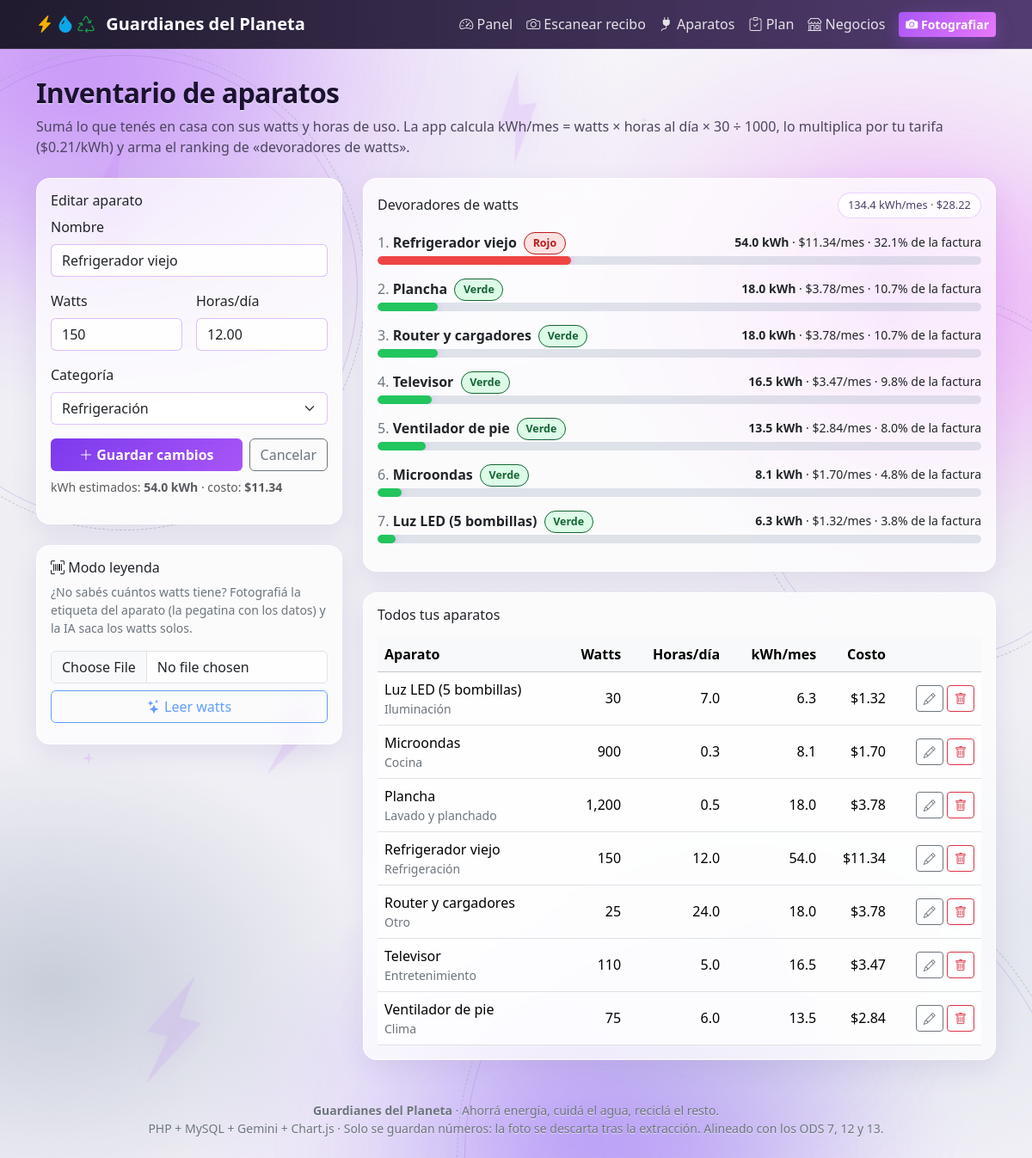
Screenshot of /aparatos.php?editar=1 with the database file from the repository.
### tables this page shows
CREATE TABLE hogares (
    id         INT UNSIGNED AUTO_INCREMENT PRIMARY KEY,
    alias      VARCHAR(60)  NOT NULL,                 
    tipo       ENUM('hogar','negocio') NOT NULL DEFAULT 'hogar',
    tarifa     DECIMAL(10,4) NOT NULL DEFAULT 0.2100,  
    creado_en  TIMESTAMP NOT NULL DEFAULT CURRENT_TIMESTAMP
);

CREATE TABLE aparatos (
    id         INT UNSIGNED AUTO_INCREMENT PRIMARY KEY,
    hogar_id   INT UNSIGNED NOT NULL,
    nombre     VARCHAR(80)   NOT NULL,
    watts      SMALLINT UNSIGNED NOT NULL,
    horas_dia  DECIMAL(5,2)  NOT NULL DEFAULT 1.00,
    categoria  VARCHAR(30)   NOT NULL DEFAULT 'otro',
    creado_en  TIMESTAMP NOT NULL DEFAULT CURRENT_TIMESTAMP,
    CONSTRAINT fk_aparatos_hogar FOREIGN KEY (hogar_id) REFERENCES hogares(id) ON DELETE CASCADE,
    INDEX idx_hogar (hogar_id)
);

### includes/db.php (called while the page is built, shortened)
<?php
function db(): PDO
{
    static $pdo = null;
    if ($pdo instanceof PDO) {
        return $pdo;
    }
    $c = cfg('db');
    $dsn = sprintf('mysql:host=%s;port=%d;dbname=%s;charset=%s',
        $c['host'], $c['port'], $c['name'], $c['charset']);
    $pdo = new PDO($dsn, $c['user'], $c['pass'], [
        PDO::ATTR_ERRMODE            => PDO::ERRMODE_EXCEPTION,
        PDO::ATTR_DEFAULT_FETCH_MODE => PDO::FETCH_ASSOC,
        PDO::ATTR_EMULATE_PREPARES   => false,
    ]);
    return $pdo;
}

### includes/helpers.php (called while the page is built, shortened)
<?php
require_once __DIR__ . '/db.php';
function cfg(string $ruta, mixed $def = null): mixed
{
    static $config = null;
    if ($config === null) {
        $config = require dirname(__DIR__) . '/config.php';
    }
    $valor = $config;
    foreach (explode('.', $ruta) as $parte) {
        $valor = $valor[$parte];
    }
    return $valor;
}
function e(mixed $texto): string
{
    return htmlspecialchars((string) $texto, ENT_QUOTES, 'UTF-8');
}
function usd(float|int|string|null $n): string
{
    return '$' . number_format((float) $n, 2);
}
function num(float|int|string|null $n, int $dec = 1): string
{
    return number_format((float) $n, $dec, '.', ',');
}
function kwhMes(float $watts, float $horasDia): float
{
    return ($watts * $horasDia * 30) / 1000;
}
function costoDe(float $kwh, float $tarifa): float
{
    return $kwh * $tarifa;
}
function pctFactura(float $kwhAparato, float $kwhTotal): float
{
    return $kwhTotal > 0 ? ($kwhAparato / $kwhTotal) * 100 : 0.0;
}
function semaforo(float $pct): string
{
    if ($pct >= 25) return 'rojo';
    return 'verde';
}
function etiquetaSemaforo(string $s): string
{
    return ['rojo' => 'Rojo', 'amarillo' => 'Amarillo', 'verde' => 'Verde'][$s] ?? $s;
}
function hogarActual(): ?array
{
    $id = (int) (cfg('hogar_default') ?: 1);
    $st = db()->prepare('SELECT * FROM hogares WHERE id = ?');
    $st->execute([$id]);
    $hogar = $st->fetch();
    return $hogar ?: null;
}
function tarifaDe(?array $hogar): float
{
    return $hogar ? (float) $hogar['tarifa'] : (float) cfg('tarifa_default', 0.21);
}
function ultimoRecibo(int $hogarId): ?array
{
    $st = db()->prepare('SELECT * FROM recibos WHERE hogar_id = ? ORDER BY fecha DESC, id DESC LIMIT 1');
    $st->execute([$hogarId]);
    $r = $st->fetch();
    return $r ?: null;
}
function listaAparatos(int $hogarId): array
{
    $st = db()->prepare('SELECT * FROM aparatos WHERE hogar_id = ? ORDER BY nombre');
    $st->execute([$hogarId]);
    return $st->fetchAll();
}
function rankingAparatos(int $hogarId, float $tarifa, float $kwhFactura): array
{
    $filas = [];
    foreach (listaAparatos($hogarId) as $a) {
        $kwh = kwhMes((float) $a['watts'], (float) $a['horas_dia']);
        $pct = pctFactura($kwh, $kwhFactura);
        $filas[] = [
            'id'     => (int) $a['id'],
            'nombre' => $a['nombre'],
            'categoria' => $a['categoria'],
            'watts'  => (float) $a['watts'],
            'horas'  => (float) $a['horas_dia'],
            'kwh'    => $kwh,
            'costo'  => costoDe($kwh, $tarifa),
            'pct'    => $pct,
            'semaforo' => semaforo($pct),
        ];
    }
    usort($filas, fn($x, $y) => $y['kwh'] <=> $x['kwh']);
    return $filas;
}

### config.php (called while the page is built, shortened)
<?php
$local = is_file(__DIR__ . '/config.local.php')
    ? include __DIR__ . '/config.local.php'
    : [];
$geminiKey = $local['gemini_api_key'] ?? '';
if ($geminiKey === '') {
    $geminiKey = getenv('GEMINI_API_KEY') ?: '';
}
$dbPass = $local['db_pass'] ?? '';
return [
    'db' => [
        'host'    => '127.0.0.1',
        'port'    => 3306,
        'name'    => 'guardianes_del_planeta',
        'user'    => 'root',
        'pass'    => $dbPass,
        'charset' => 'utf8mb4',
    ],
    'gemini' => [
        'api_key'   => $geminiKey,
        'model'     => 'gemini-3.5-flash-lite',
        'fallbacks' => ['gemini-3.8-flash', 'gemini-flash-latest'],
        'timeout'   => 45,
    ],
    'hogar_default' => 1,
    'tarifa_default' => 0.21,
    'co2_por_kwh'    => 0.42,
    'precio_pupusa'  => 0.15,
];

### aparatos.php (the view, shortened to what this page needs)
<?php
require __DIR__ . '/includes/header.php';
$hogarId  = (int) $hogar['id'];
$tarifa   = tarifaDe($hogar);
$ultimo   = ultimoRecibo($hogarId);
$kwhTotal = $ultimo ? (float) $ultimo['kwh'] : 0.0;
$editar = null;
if (isset($_GET['editar'])) {
    $st = db()->prepare('SELECT * FROM aparatos WHERE id=? AND hogar_id=?');
    $st->execute([(int) $_GET['editar'], $hogarId]);
    $editar = $st->fetch() ?: null;
}
$aparatos  = listaAparatos($hogarId);
$ranking   = rankingAparatos($hogarId, $tarifa, $kwhTotal);
$totalkwh  = array_sum(array_column($ranking, 'kwh'));
$costoTotal = array_sum(array_column($ranking, 'costo'));
$categorias = ['refrigeracion', 'lavado', 'cocina', 'clima', 'entretenimiento', 'iluminacion', 'otro'];
$etiquetasCat = [
    'refrigeracion' => 'Refrigeración', 'lavado' => 'Lavado y planchado', 'cocina' => 'Cocina',
    'clima' => 'Clima', 'entretenimiento' => 'Entretenimiento', 'iluminacion' => 'Iluminación', 'otro' => 'Otro',
];
?>
<header class="pagina-titulo mb-4">
  <h1 class="h2 mb-2">Inventario de aparatos</h1>
  <p class="mb-0">
    Sumá lo que tenés en casa con sus watts y horas de uso. La app calcula kWh/mes =
    watts × horas al día × 30 ÷ 1000, lo multiplica por tu tarifa
    (<?= usd($tarifa) ?>/kWh) y arma el ranking de «devoradores de watts».
  </p>
</header>
<div class="row g-4">
  <div class="col-lg-4">
    <div class="card card-tarifa mb-4">
      <div class="card-body">
        <h2 class="h6"><?= $editar ? 'Editar aparato' : 'Agregar aparato' ?></h2>
        <form method="post" action="aparatos.php" class="formulario-ia">
          <div class="mb-3">
            <label class="form-label">Nombre</label>
            <input class="form-control" name="nombre" id="aNombre"
                   value="<?= e($editar['nombre'] ?? '') ?>" placeholder="Ej. Refrigerador viejo" required>
          </div>
          <div class="row g-3 mb-3">
            <div class="col-6">
              <label class="form-label">Watts</label>
              <input type="number" step="1" min="1" class="form-control" name="watts" id="aWatts"
                     value="<?= e($editar['watts'] ?? '') ?>" placeholder="150" required>
            </div>
            <div class="col-6">
              <label class="form-label">Horas/día</label>
              <input type="number" step="0.5" min="0" max="24" class="form-control" name="horas_dia" id="aHoras"
                     value="<?= e($editar['horas_dia'] ?? '1') ?>" required>
            </div>
          </div>
          <div class="mb-3">
            <label class="form-label">Categoría</label>
            <select class="form-select" name="categoria" id="aCategoria">
              <?php foreach ($categorias as $c): ?>
                <option value="<?= $c ?>" <?= ($editar['categoria'] ?? '') === $c ? 'selected' : '' ?>>
                  <?= $etiquetasCat[$c] ?>
                </option>
              <?php endforeach; ?>
            </select>
          </div>
          <div class="d-flex gap-2">
            <button class="btn btn-primary fw-semibold flex-grow-1">
              <i class="bi bi-plus-lg"></i> <?= $editar ? 'Guardar cambios' : 'Agregar' ?>
            </button>
            <?php if ($editar): ?>
              <a href="aparatos.php" class="btn btn-outline-secondary">Cancelar</a>
            <?php endif; ?>
          </div>
          <p class="form-text mt-2">kWh estimados:
            <strong id="vistaKwh">—</strong> · costo: <strong id="vistaCosto">—</strong></p>
        </form>
      </div>
    </div>
    <div class="card card-tarifa">
      <div class="card-body">
        <h2 class="h6"><i class="bi bi-upc-scan"></i> Modo leyenda</h2>
        <p class="small text-secondary">
          ¿No sabés cuántos watts tiene? Fotografiá la etiqueta del aparato (la pegatina con los datos)
          y la IA saca los watts solos.
        </p>
        <input type="file" id="inputEtiqueta" accept="image/*" capture="environment" class="form-control mb-2">
        <button id="btnEtiqueta" class="btn btn-outline-primary w-100" disabled>
          <i class="bi bi-stars"></i> Leer watts
        </button>
      </div>
    </div>
  </div>
  <div class="col-lg-8">
    <div class="card card-tarifa mb-4">
      <div class="card-body">
        <div class="d-flex justify-content-between align-items-center mb-3">
          <h2 class="h6 mb-0">Devoradores de watts</h2>
          <span class="chip"><?= num($totalkwh) ?> kWh/mes · <?= usd($costoTotal) ?></span>
        </div>
        <?php if (!$ranking): ?>
          <p class="text-secondary mb-0">Agregá tu primer aparato con el formulario de la izquierda.</p>
        <?php else: ?>
          <?php foreach ($ranking as $i => $a): ?>
            <div class="mb-3">
              <div class="d-flex justify-content-between align-items-center flex-wrap gap-1">
                <div>
                  <span class="text-secondary"><?= $i + 1 ?>.</span>
                  <strong><?= e($a['nombre']) ?></strong>
                  <span class="badge-sem semaforo-<?= $a['semaforo'] ?> ms-1"><?= etiquetaSemaforo($a['semaforo']) ?></span>
                </div>
                <div class="text-end small">
                  <strong><?= num($a['kwh']) ?> kWh</strong> · <?= usd($a['costo']) ?>/mes
                  <?php if ($kwhTotal): ?>
                    · <?= num($a['pct']) ?>% de la factura
                  <?php endif; ?>
                </div>
              </div>
              <div class="barra-fila mt-1">
                <span style="width:<?= (int) min(100, $a['pct'] ?: 10) ?>%;
                  background:<?= ['rojo' => '#ef4444', 'amarillo' => '#f5b301', 'verde' => '#22c55e'][$a['semaforo']] ?>"></span>
              </div>
            </div>
          <?php endforeach; ?>
        <?php endif; ?>
      </div>
    </div>
    <div class="card card-tarifa">
      <div class="card-body">
        <h2 class="h6 mb-3">Todos tus aparatos</h2>
        <?php if (!$aparatos): ?>
          <p class="text-secondary mb-0">Sin aparatos cargados todavía.</p>
        <?php else: ?>
          <div class="table-responsive">
            <table class="table align-middle mb-0">
              <thead class="table-light">
                <tr>
                  <th>Aparato</th><th class="text-end">Watts</th><th class="text-end">Horas/día</th>
                  <th class="text-end">kWh/mes</th><th class="text-end">Costo</th><th></th>
                </tr>
              </thead>
              <tbody>
              <?php foreach ($aparatos as $a): ?>
                <?php $k = kwhMes((float) $a['watts'], (float) $a['horas_dia']); ?>
                <tr>
                  <td>
                    <?= e($a['nombre']) ?>
                    <div class="small text-secondary"><?= e($etiquetasCat[$a['categoria']] ?? $a['categoria']) ?></div>
                  </td>
                  <td class="text-end"><?= num($a['watts'], 0) ?></td>
                  <td class="text-end"><?= num($a['horas_dia']) ?></td>
                  <td class="text-end"><?= num($k) ?></td>
                  <td class="text-end"><?= usd(costoDe($k, $tarifa)) ?></td>
                  <td class="text-end text-nowrap">
                    <a class="btn btn-sm btn-outline-secondary" href="aparatos.php?editar=<?= (int) $a['id'] ?>">
                      <i class="bi bi-pencil"></i>
                    </a>
                    <form method="post" action="aparatos.php" class="d-inline"
                          onsubmit="return confirm('¿Borrar <?= e(addslashes($a['nombre'])) ?>?')">
                      <button class="btn btn-sm btn-outline-danger"><i class="bi bi-trash"></i></button>
                    </form>
                  </td>
                </tr>
              <?php endforeach; ?>
              </tbody>
            </table>
          </div>
        <?php endif; ?>
      </div>
    </div>
  </div>
</div>
<?php require __DIR__ . '/includes/footer.php'; ?>

### assets/css/app.css (style rules this page uses)
:root { --gd-oscuro: #101827; --gd-verde: #22c55e; --gd-amarillo: #f5b301; --aura-violeta: #a855f7; --aura-fucsia: #e879f9; --aura-plata: #cbd5e1; --tinta: #1b1230; --pilar-reciclaje: #16a34a; --pilar-agua: #0ea5e9; --pilar-energia: #f5b301; }
* { box-sizing: border-box; }
body { font-family: system-ui, -apple-system, "Segoe UI", sans-serif; color: var(--tinta); min-height: 100vh; overflow-x: hidden; background: linear-gradient(180deg, #f7f6fa 0%, #eeeef3 45%, #f3f1f8 100%); }
.pagina-titulo { padding-top: .5rem; }
.pagina-titulo h1, .pagina-titulo h2 { font-weight: 800; letter-spacing: -.02em; color: var(--tinta); text-shadow: 0 1px 0 rgba(255, 255, 255, .65); }
.pagina-titulo p { color: #4b4560; }
.card-tarifa, .grafica-caja, .alert, .form-control, .form-select, .table, .navbar { background-color: rgba(255, 255, 255, .74); }
.card-tarifa { border: 1px solid rgba(255, 255, 255, .9); border-radius: 1rem; box-shadow: 0 10px 30px rgba(90, 55, 160, .10); backdrop-filter: blur(12px); -webkit-backdrop-filter: blur(12px); }
.btn-outline-primary { border-color: var(--aura-violeta); color: var(--aura-violeta); }
.btn-primary { background: linear-gradient(135deg, #7c3aed, #a855f7); border: none; color: #fff; }
.semaforo-rojo { background: #fee2e2; color: #b91c1c; border-color: #fca5a5; }
.semaforo-verde { background: #dcfce7; color: #166534; border-color: #86efac; }
.badge-sem { border: 1px solid; border-radius: 999px; padding: .2rem .6rem; font-weight: 600; font-size: .78rem; }
.barra-fila { background: rgba(148, 163, 184, .28); border-radius: 999px; height: 10px; overflow: hidden; }
.barra-fila > span { display: block; height: 100%; border-radius: 999px; box-shadow: 0 0 10px rgba(168, 85, 247, .35); }
.formulario-ia .form-control, .formulario-ia .form-select { border-color: rgba(168, 85, 247, .35); background-color: rgba(255, 255, 255, .8); }
.chip { background: rgba(255, 255, 255, .8); border: 1px solid rgba(168, 85, 247, .25); color: #4c3f68; border-radius: 999px; padding: .25rem .7rem; font-size: .8rem; }
.table { --bs-table-bg: transparent; }

### rows the page displays
hogares: tarifa "$0.21"
aparatos: nombre "Refrigerador viejo", watts "150", horas_dia "12.00", categoria "Refrigeración", semaforo "Rojo", kwh "54.0", costo "$11.34", pct "32.1", min(100, $a['pct'] ?: 10) 32 (drawn), horas_dia "12.0", num($k) "54.0", usd(costoDe($k, $tarifa)) "$11.34"
aparatos: nombre "Plancha", semaforo "Verde", kwh "18.0", costo "$3.78", pct "10.7", min(100, $a['pct'] ?: 10) 10 (drawn), categoria "Lavado y planchado", watts "1,200", horas_dia "0.5", num($k) "18.0", usd(costoDe($k, $tarifa)) "$3.78"
aparatos: nombre "Router y cargadores", semaforo "Verde", kwh "18.0", costo "$3.78", pct "10.7", min(100, $a['pct'] ?: 10) 10 (drawn), categoria "Otro", watts "25", horas_dia "24.0", num($k) "18.0", usd(costoDe($k, $tarifa)) "$3.78"
aparatos: nombre "Televisor", semaforo "Verde", kwh "16.5", costo "$3.47", pct "9.8", min(100, $a['pct'] ?: 10) 9 (drawn), categoria "Entretenimiento", watts "110", horas_dia "5.0", num($k) "16.5", usd(costoDe($k, $tarifa)) "$3.47"
aparatos: nombre "Ventilador de pie", semaforo "Verde", kwh "13.5", costo "$2.84", pct "8.0", min(100, $a['pct'] ?: 10) 8 (drawn), categoria "Clima", watts "75", horas_dia "6.0", num($k) "13.5", usd(costoDe($k, $tarifa)) "$2.84"
aparatos: nombre "Microondas", semaforo "Verde", kwh "8.1", costo "$1.70", pct "4.8", min(100, $a['pct'] ?: 10) 4 (drawn), categoria "Cocina", watts "900", horas_dia "0.3", num($k) "8.1", usd(costoDe($k, $tarifa)) "$1.70"
aparatos: nombre "Luz LED (5 bombillas)", semaforo "Verde", kwh "6.3", costo "$1.32", pct "3.8", min(100, $a['pct'] ?: 10) 3 (drawn), categoria "Iluminación", watts "30", horas_dia "7.0", num($k) "6.3", usd(costoDe($k, $tarifa)) "$1.32"

### other values shown
num($totalkwh) "134.4"
usd($costoTotal) "$28.22"
